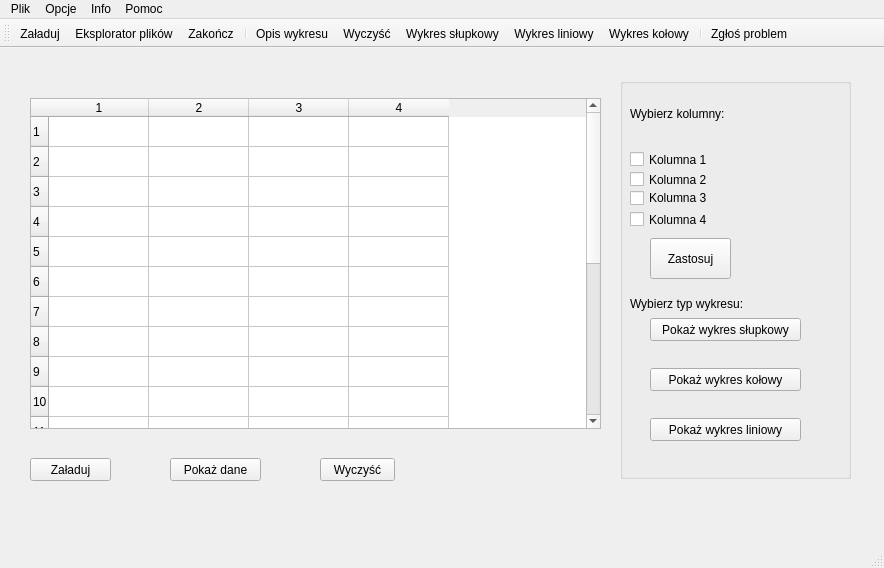
<?xml version="1.0" encoding="UTF-8"?>
<ui version="4.0">
 <class>MainWindow</class>
 <widget class="QMainWindow" name="MainWindow">
  <property name="geometry">
   <rect>
    <x>0</x>
    <y>0</y>
    <width>884</width>
    <height>568</height>
   </rect>
  </property>
  <property name="sizePolicy">
   <sizepolicy hsizetype="Expanding" vsizetype="Expanding">
    <horstretch>0</horstretch>
    <verstretch>0</verstretch>
   </sizepolicy>
  </property>
  <property name="windowTitle">
   <string>MainWindow</string>
  </property>
  <widget class="QWidget" name="centralWidget">
   <property name="sizePolicy">
    <sizepolicy hsizetype="Expanding" vsizetype="Expanding">
     <horstretch>0</horstretch>
     <verstretch>0</verstretch>
    </sizepolicy>
   </property>
   <widget class="QPushButton" name="load_Btn">
    <property name="geometry">
     <rect>
      <x>30</x>
      <y>410</y>
      <width>81</width>
      <height>23</height>
     </rect>
    </property>
    <property name="text">
     <string>Załaduj</string>
    </property>
   </widget>
   <widget class="QPushButton" name="showData_Btn">
    <property name="geometry">
     <rect>
      <x>170</x>
      <y>410</y>
      <width>91</width>
      <height>23</height>
     </rect>
    </property>
    <property name="text">
     <string>Pokaż dane</string>
    </property>
   </widget>
   <widget class="QPushButton" name="clear_Btn">
    <property name="geometry">
     <rect>
      <x>320</x>
      <y>410</y>
      <width>75</width>
      <height>23</height>
     </rect>
    </property>
    <property name="text">
     <string>Wyczyść</string>
    </property>
   </widget>
   <widget class="QTableWidget" name="tableWidget">
    <property name="geometry">
     <rect>
      <x>30</x>
      <y>50</y>
      <width>571</width>
      <height>331</height>
     </rect>
    </property>
    <property name="minimumSize">
     <size>
      <width>256</width>
      <height>192</height>
     </size>
    </property>
    <property name="rowCount">
     <number>20</number>
    </property>
    <property name="columnCount">
     <number>4</number>
    </property>
    <row/>
    <row/>
    <row/>
    <row/>
    <row/>
    <row/>
    <row/>
    <row/>
    <row/>
    <row/>
    <row/>
    <row/>
    <row/>
    <row/>
    <row/>
    <row/>
    <row/>
    <row/>
    <row/>
    <row/>
    <column/>
    <column/>
    <column/>
    <column/>
   </widget>
   <widget class="QGroupBox" name="groupBox">
    <property name="geometry">
     <rect>
      <x>620</x>
      <y>30</y>
      <width>231</width>
      <height>401</height>
     </rect>
    </property>
    <property name="sizePolicy">
     <sizepolicy hsizetype="Expanding" vsizetype="Expanding">
      <horstretch>0</horstretch>
      <verstretch>0</verstretch>
     </sizepolicy>
    </property>
    <property name="title">
     <string/>
    </property>
    <widget class="QLabel" name="label">
     <property name="geometry">
      <rect>
       <x>10</x>
       <y>10</y>
       <width>221</width>
       <height>51</height>
      </rect>
     </property>
     <property name="text">
      <string>Wybierz kolumny:</string>
     </property>
     <property name="wordWrap">
      <bool>true</bool>
     </property>
    </widget>
    <widget class="QCheckBox" name="col3_checkBox">
     <property name="geometry">
      <rect>
       <x>10</x>
       <y>110</y>
       <width>101</width>
       <height>20</height>
      </rect>
     </property>
     <property name="text">
      <string>Kolumna 3</string>
     </property>
    </widget>
    <widget class="QCheckBox" name="col2_checkBox">
     <property name="geometry">
      <rect>
       <x>10</x>
       <y>93</y>
       <width>101</width>
       <height>17</height>
      </rect>
     </property>
     <property name="text">
      <string>Kolumna 2</string>
     </property>
    </widget>
    <widget class="QCheckBox" name="col4_checkBox">
     <property name="geometry">
      <rect>
       <x>10</x>
       <y>133</y>
       <width>101</width>
       <height>17</height>
      </rect>
     </property>
     <property name="text">
      <string>Kolumna 4</string>
     </property>
    </widget>
    <widget class="QCheckBox" name="col1_checkBox">
     <property name="geometry">
      <rect>
       <x>10</x>
       <y>73</y>
       <width>101</width>
       <height>17</height>
      </rect>
     </property>
     <property name="text">
      <string>Kolumna 1</string>
     </property>
    </widget>
    <widget class="QPushButton" name="apply_Btn">
     <property name="geometry">
      <rect>
       <x>30</x>
       <y>160</y>
       <width>81</width>
       <height>41</height>
      </rect>
     </property>
     <property name="text">
      <string>Zastosuj</string>
     </property>
    </widget>
    <widget class="QLabel" name="label_2">
     <property name="geometry">
      <rect>
       <x>10</x>
       <y>200</y>
       <width>201</width>
       <height>51</height>
      </rect>
     </property>
     <property name="text">
      <string>Wybierz typ wykresu:</string>
     </property>
    </widget>
    <widget class="QPushButton" name="barChart_Btn">
     <property name="enabled">
      <bool>true</bool>
     </property>
     <property name="geometry">
      <rect>
       <x>30</x>
       <y>240</y>
       <width>151</width>
       <height>23</height>
      </rect>
     </property>
     <property name="text">
      <string>Pokaż wykres słupkowy</string>
     </property>
    </widget>
    <widget class="QPushButton" name="circleChart_Btn">
     <property name="geometry">
      <rect>
       <x>30</x>
       <y>290</y>
       <width>151</width>
       <height>23</height>
      </rect>
     </property>
     <property name="text">
      <string>Pokaż wykres kołowy</string>
     </property>
    </widget>
    <widget class="QPushButton" name="lineChart_Btn">
     <property name="geometry">
      <rect>
       <x>30</x>
       <y>340</y>
       <width>151</width>
       <height>23</height>
      </rect>
     </property>
     <property name="text">
      <string>Pokaż wykres liniowy</string>
     </property>
    </widget>
   </widget>
  </widget>
  <widget class="QMenuBar" name="menuBar">
   <property name="geometry">
    <rect>
     <x>0</x>
     <y>0</y>
     <width>884</width>
     <height>26</height>
    </rect>
   </property>
   <widget class="QMenu" name="menuPlik">
    <property name="title">
     <string>Plik</string>
    </property>
    <addaction name="separator"/>
    <addaction name="actionEksplorator_plik_w"/>
    <addaction name="actionZako_cz"/>
   </widget>
   <widget class="QMenu" name="menuOpcje">
    <property name="title">
     <string>Opcje</string>
    </property>
    <widget class="QMenu" name="menuPoka_wykres">
     <property name="title">
      <string>Pokaż wykres</string>
     </property>
     <addaction name="actionWykres_s_upkowy_2"/>
     <addaction name="actionWykres_liniowy"/>
     <addaction name="actionWykres_ko_owy"/>
    </widget>
    <addaction name="actionZa_aduj"/>
    <addaction name="separator"/>
    <addaction name="actionPoka_dane"/>
    <addaction name="actionWyczy"/>
    <addaction name="menuPoka_wykres"/>
    <addaction name="actionDodaj_opis"/>
   </widget>
   <widget class="QMenu" name="menuInfo">
    <property name="title">
     <string>Info</string>
    </property>
    <addaction name="actionO_programie"/>
    <addaction name="actionQt"/>
    <addaction name="actionGitHub"/>
   </widget>
   <widget class="QMenu" name="menuHelp">
    <property name="title">
     <string>Pomoc</string>
    </property>
    <addaction name="actionZg_o_problem"/>
   </widget>
   <addaction name="menuPlik"/>
   <addaction name="menuOpcje"/>
   <addaction name="menuInfo"/>
   <addaction name="menuHelp"/>
  </widget>
  <widget class="QToolBar" name="mainToolBar">
   <attribute name="toolBarArea">
    <enum>TopToolBarArea</enum>
   </attribute>
   <attribute name="toolBarBreak">
    <bool>false</bool>
   </attribute>
   <addaction name="actionZa_aduj"/>
   <addaction name="actionEksplorator_plik_w"/>
   <addaction name="actionZako_cz"/>
   <addaction name="separator"/>
   <addaction name="actionDodaj_opis"/>
   <addaction name="actionWyczy"/>
   <addaction name="actionWykres_s_upkowy_2"/>
   <addaction name="actionWykres_liniowy"/>
   <addaction name="actionWykres_ko_owy"/>
   <addaction name="separator"/>
   <addaction name="actionZg_o_problem"/>
  </widget>
  <widget class="QStatusBar" name="statusBar"/>
  <action name="actionZako_cz">
   <property name="icon">
    <iconset resource="icons.qrc">
     <normaloff>:/icons/icons/close.ico</normaloff>:/icons/icons/close.ico</iconset>
   </property>
   <property name="text">
    <string>Zakończ</string>
   </property>
  </action>
  <action name="actionEksplorator_plik_w">
   <property name="icon">
    <iconset resource="icons.qrc">
     <normaloff>:/icons/icons/explorer.ico</normaloff>:/icons/icons/explorer.ico</iconset>
   </property>
   <property name="text">
    <string>Eksplorator plików</string>
   </property>
  </action>
  <action name="actionZa_aduj">
   <property name="icon">
    <iconset resource="icons.qrc">
     <normaloff>:/icons/icons/open.ico</normaloff>:/icons/icons/open.ico</iconset>
   </property>
   <property name="text">
    <string>Załaduj</string>
   </property>
  </action>
  <action name="actionPoka_dane">
   <property name="icon">
    <iconset resource="images.qrc">
     <normaloff>:/images/images/eye.svg</normaloff>:/images/images/eye.svg</iconset>
   </property>
   <property name="text">
    <string>Pokaż dane</string>
   </property>
  </action>
  <action name="actionWyczy">
   <property name="icon">
    <iconset resource="images.qrc">
     <normaloff>:/images/images/eraser.svg</normaloff>:/images/images/eraser.svg</iconset>
   </property>
   <property name="text">
    <string>Wyczyść</string>
   </property>
  </action>
  <action name="actionWykres_s_upkowy_2">
   <property name="icon">
    <iconset resource="images.qrc">
     <normaloff>:/images/images/bar-chart.svg</normaloff>:/images/images/bar-chart.svg</iconset>
   </property>
   <property name="text">
    <string>Wykres słupkowy</string>
   </property>
  </action>
  <action name="actionWykres_liniowy">
   <property name="icon">
    <iconset resource="images.qrc">
     <normaloff>:/images/images/charts.svg</normaloff>:/images/images/charts.svg</iconset>
   </property>
   <property name="text">
    <string>Wykres liniowy</string>
   </property>
  </action>
  <action name="actionWykres_ko_owy">
   <property name="icon">
    <iconset resource="images.qrc">
     <normaloff>:/images/images/pie-chart.svg</normaloff>:/images/images/pie-chart.svg</iconset>
   </property>
   <property name="text">
    <string>Wykres kołowy</string>
   </property>
  </action>
  <action name="actionDodaj_opis">
   <property name="icon">
    <iconset resource="icons.qrc">
     <normaloff>:/icons/icons/edit.ico</normaloff>:/icons/icons/edit.ico</iconset>
   </property>
   <property name="text">
    <string>Opis wykresu</string>
   </property>
  </action>
  <action name="actionZg_o_problem">
   <property name="icon">
    <iconset resource="icons.qrc">
     <normaloff>:/icons/icons/help.ico</normaloff>:/icons/icons/help.ico</iconset>
   </property>
   <property name="text">
    <string>Zgłoś problem</string>
   </property>
  </action>
  <action name="actionQt">
   <property name="icon">
    <iconset resource="icons.qrc">
     <normaloff>:/icons/icons/qt.ico</normaloff>:/icons/icons/qt.ico</iconset>
   </property>
   <property name="text">
    <string>Qt</string>
   </property>
  </action>
  <action name="actionGitHub">
   <property name="icon">
    <iconset resource="icons.qrc">
     <normaloff>:/icons/icons/github.ico</normaloff>:/icons/icons/github.ico</iconset>
   </property>
   <property name="text">
    <string>GitHub</string>
   </property>
  </action>
  <action name="actionO_programie">
   <property name="icon">
    <iconset resource="icons.qrc">
     <normaloff>:/icons/icons/info.ico</normaloff>:/icons/icons/info.ico</iconset>
   </property>
   <property name="text">
    <string>O programie</string>
   </property>
  </action>
 </widget>
 <layoutdefault spacing="6" margin="11"/>
 <resources>
  <include location="icons.qrc"/>
  <include location="images.qrc"/>
 </resources>
 <connections/>
</ui>
